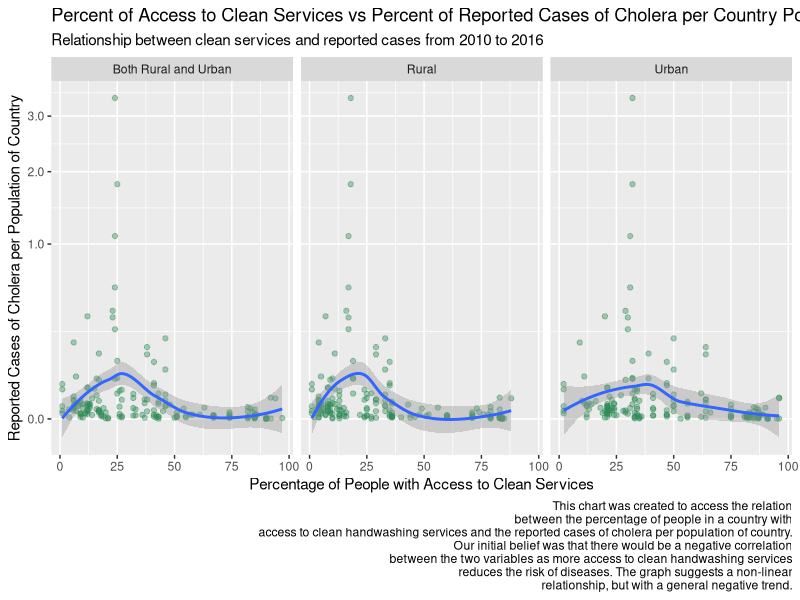
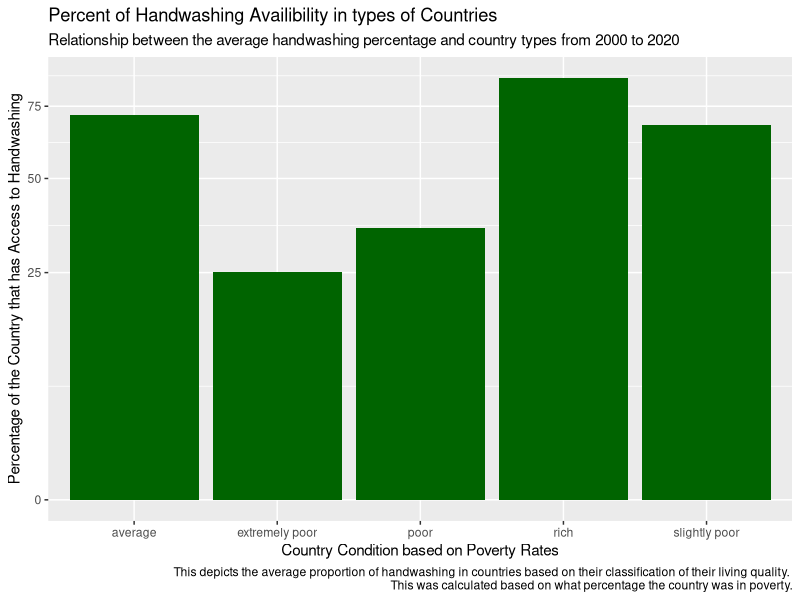

The R source for these figures, in order: (Note: this script raises an error after producing the figures.)
## ---- chunk 1
knitr::opts_chunk$set(echo = FALSE)
library(dplyr)
library(ggplot2)
library(stringr)
library(tidyr)
library(data.table)
library(knitr)

## ---- chunk 2
  #Cholera data
cholera <- read.csv("../data/data_cholera_infection_rate.csv")

#Handwashing data
handwash <- read.csv("../data/data_handwash.csv")

#Population data
population <- read.csv("../data/data_country_population.csv")

#Diarrhea data
diarrhea <- read.csv("../data/data_diarrhea_death_rate.csv")

#Poverty data
poverty <- read.csv("../data/data_poverty.csv")

handwash <- read.csv("../data/data_handwash.csv")
## ---- chunk 3
  #Convert Years to rows
population_filtered <- select(population, -c(Country.Code, Indicator.Name, Indicator.Code)) %>%
                      gather("Year", "Population", -Country.Name)%>%
                      rename(Country =Country.Name)
#Rename columns for handwash
handwash_filtered <- slice(handwash,3:n())
names(handwash_filtered) <-  paste0(names(handwash_filtered), ",") %>%
                               str_replace("\\.1,", ", Urban") %>%
                          str_replace("\\.2,", ", Rural") %>%
                          str_replace("\\,$", ", Both Rural and Urban")
#Remove Years to actual years
population_filtered$Year <- strtoi(str_replace(population_filtered$Year, "X", ""))
#Convert handwash years to rows
handwash_filtered <- rename(handwash_filtered, Countries = "X, Both Rural and Urban") %>%
                      gather("Year_and_type", "Percent", -Countries) %>%
                    separate("Year_and_type", into = c("Year","Urban_Rural_or_Both"), sep = ", ")%>%
                    rename(Country = Countries)
#Convert Percentages to integers
#String to integer function is from:
#https://www.tutorialkart.com/r-tutorial/r-convert-string-to-integer/#:~:text=To%20convert%20String%20to%20Integer%20in%20R%20programming%2C%20call%20strtoi,respect%20to%20the%20specified%20base.
handwash_filtered$Percent <- strtoi(handwash_filtered$Percent)
handwash_filtered <- filter(handwash_filtered, !is.na(handwash_filtered$Percent))
#Convert Year to actual years
handwash_filtered$Year <- strtoi(str_replace(handwash_filtered$Year, "X", ""))
#Join handwash_filtered and cholera and filter for max date
handwash_and_cholera <- inner_join(handwash_filtered, cholera) %>% filter(Year == max(Year))
#Value 1
maximum_proportion_handwash <- handwash_and_cholera %>%filter(Percent == max(Percent)) %>%
  pull(Percent)
maximum_proportion_handwash <- maximum_proportion_handwash[1]
#Value 2
max_prop_how_many <-  handwash_and_cholera %>% filter(Percent == max(Percent)) %>%
  pull(Country)
max_prop_how_many <- length(max_prop_how_many)
#Value 3
avg_prop_poverty <- round((mean(na.omit(poverty$percPoverty))), digits = 2)
#Value 4
median_cholera_cases  <- round(median(handwash_and_cholera$Number.of.reported.cases.of.cholera, na.rm =TRUE), digits = 2)
#Value 5
minimum_proportion_handwash <-  handwash_and_cholera %>% filter(Percent == min(Percent)) %>%
  pull(Percent)
minimum_proportion_handwash <- minimum_proportion_handwash[1]
#Value 6
min_prop_how_many <-  handwash_and_cholera %>% filter(Percent == min(Percent)) %>%
  pull(Country)
min_prop_how_many <- length(min_prop_how_many)
#Summary list function
summary_list <- list()
summary_list$maximum_proportion_handwash <- maximum_proportion_handwash
summary_list$max_prop_how_many <- max_prop_how_many
summary_list$avg_prop_poverty <- avg_prop_poverty
summary_list$median_cholera_cases <- median_cholera_cases
summary_list$minimum_proportion_handwash <-minimum_proportion_handwash
summary_list$min_prop_how_many <- min_prop_how_many
summary_list$avg_cholera_cases <- round(mean(handwash_and_cholera$Number.of.reported.cases.of.cholera, na.rm =TRUE), digits = 2)
## ---- chunk 4
highest_poverty <- poverty %>%
  group_by(country)%>%
  filter(percPoverty >= 50.0)
table <- as.data.table(highest_poverty)
kable(table)
 
## ---- chunk 5
  #Convert Years to rows
population_filtered <- select(population, -c(Country.Code, Indicator.Name, Indicator.Code)) %>%
                      gather("Year", "Population", -Country.Name)%>%
                      rename(Country =Country.Name)
#Rename columns for handwash
handwash_filtered <- slice(handwash,3:n())
names(handwash_filtered) <-  paste0(names(handwash_filtered), ",") %>%
                               str_replace("\\.1,", ", Urban") %>%
                          str_replace("\\.2,", ", Rural") %>%
                          str_replace("\\,$", ", Both Rural and Urban")

#Remove Years to actual years
population_filtered$Year <- strtoi(str_replace(population_filtered$Year, "X", ""))

#Convert handwash years to rows
handwash_filtered <- rename(handwash_filtered, Countries = "X, Both Rural and Urban") %>%
                      gather("Year_and_type", "Percent", -Countries) %>%
                    separate("Year_and_type", into = c("Year","Urban_Rural_or_Both"), sep = ", ")%>%
                    rename(Country = Countries)

#Convert Percentages to integers
#String to integer function is from:
#https://www.tutorialkart.com/r-tutorial/r-convert-string-to-integer/#:~:text=To%20convert%20String%20to%20Integer%20in%20R%20programming%2C%20call%20strtoi,respect%20to%20the%20specified%20base.
handwash_filtered$Percent <- strtoi(handwash_filtered$Percent)
handwash_filtered <- filter(handwash_filtered, !is.na(handwash_filtered$Percent))

#Convert Year to actual years
handwash_filtered$Year <- strtoi(str_replace(handwash_filtered$Year, "X", ""))

#Join handwash_filtered and cholera
handwash_and_cholera <- inner_join(handwash_filtered, cholera)

#Join handwash_and_cholera with population_filtered, and
#create Proportion for Cholera Cases divided by Proportion of Sanitation
final_dataframe <- inner_join(handwash_and_cholera, population_filtered) %>%
                    mutate(cases_per_population = Number.of.reported.cases.of.cholera / Population * 100) %>%
                    filter(Year == 2016 | Year == 2015 | Year == 2014 | Year ==2013 | Year == 2012 | Year == 2011| Year == 2010 )

#Make our ggplot2 chart
chart_1 <- ggplot(data = final_dataframe, aes(x = Percent, y = cases_per_population)) +
                    geom_point(alpha = .4, color = "seagreen") +
                    geom_smooth()+facet_wrap(~Urban_Rural_or_Both) +
                    xlab("Percentage of People with Access to Clean Services") +
                    ylab("Reported Cases of Cholera per Population of Country") +
                  # I got the scales::comma lable from:
                  #https://stackoverflow.com/questions/52602503/display-an-axis-value-in-millions-in-ggplot
                  #Square root scale is from:
                  #https://ggplot2-book.org/scales-guides.html
                    scale_y_sqrt(labels = scales::comma) +
                    labs(title = "Percent of Access to Clean Services vs Percent of Reported Cases of Cholera per Country Population",
                        subtitle = "Relationship between clean services and reported cases from 2010 to 2016",
                        caption = "This chart was created to access the relation
                        between the percentage of people in a country with
                        access to clean handwashing services and the reported cases of cholera per population of country.
                        Our initial belief was that there would be a negative correlation
                        between the two variables as more access to clean handwashing services
                        reduces the risk of diseases. The graph suggests a non-linear
                        relationship, but with a general negative trend.")


chart_1


## ---- chunk 6
library(dplyr)
library(ggplot2)
library(stringr)
library(tidyr)



handwash_filtered <- slice(handwash,3:n())
names(handwash_filtered) <-  paste0(names(handwash_filtered), ",") %>%
  str_replace("\\.1,", ", Urban") %>%
  str_replace("\\.2,", ", Rural") %>%
  str_replace("\\,$", ", Both Rural and Urban")

#Convert handwash years to rows
handwash_filtered <- rename(handwash_filtered, Countries = "X, Both Rural and Urban") %>%
  gather("Year_and_type", "Percent", -Countries) %>%
  separate("Year_and_type", into = c("Year","Urban_Rural_or_Both"), sep = ", ")%>%
  rename(Country = Countries)

#Convert Percentages to integers
#String to integer function is from:
#https://www.tutorialkart.com/r-tutorial/r-convert-string-to-integer/#:~:text=To%20convert%20String%20to%20Integer%20in%20R%20programming%2C%20call%20strtoi,respect%20to%20the%20specified%20base.
handwash_filtered$Percent <- strtoi(handwash_filtered$Percent)
handwash_filtered <- filter(handwash_filtered, !is.na(handwash_filtered$Percent))

#Convert Year to actual years
handwash_filtered$Year <- strtoi(str_replace(handwash_filtered$Year, "X", ""))



handwash_filtered <- slice(handwash,3:n())
names(handwash_filtered) <-  paste0(names(handwash_filtered), ",") %>%
  str_replace("\\.1,", ", Urban") %>%
  str_replace("\\.2,", ", Rural") %>%
  str_replace("\\,$", ", Both Rural and Urban")

#Convert handwash years to rows
handwash_filtered <- rename(handwash_filtered, Countries = "X, Both Rural and Urban") %>%
  gather("Year_and_type", "Percent", -Countries) %>%
  separate("Year_and_type", into = c("Year","Urban_Rural_or_Both"), sep = ", ")%>%
  rename(Country = Countries)

#Convert Percentages to integers
#String to integer function is from:
#https://www.tutorialkart.com/r-tutorial/r-convert-string-to-integer/#:~:text=To%20convert%20String%20to%20Integer%20in%20R%20programming%2C%20call%20strtoi,respect%20to%20the%20specified%20base.
handwash_filtered$Percent <- strtoi(handwash_filtered$Percent)
handwash_filtered <- filter(handwash_filtered, !is.na(handwash_filtered$Percent))

#Convert Year to actual years
handwash_filtered$Year <- strtoi(str_replace(handwash_filtered$Year, "X", ""))


poverty_df <- data.frame(poverty$percPoverty, poverty)
poverty_df <- data.frame(poverty_df$percPoverty, poverty)
poverty_df$percPoverty <- as.double(poverty_df$percPoverty)


handwash_df <- handwash_filtered %>% mutate(no = (100 - handwash_filtered$Percent)) 


poverty.df <- poverty_df %>% mutate(
  country_type = ifelse(poverty_df$percPoverty  < 10,"rich", ifelse(poverty_df$percPoverty < 20 & poverty_df$percPoverty > 10,  
                                                                    "average", ifelse(poverty_df$percPoverty < 30 & poverty_df$percPoverty > 20, "slightly poor", ifelse(poverty_df$percPoverty < 40 & 
                                                                                                                                                                           poverty_df$percPoverty > 30, "poor", "extremely poor"))))
)

poverty.df <- poverty.df %>% 
  rename("Country" = "country")

merge <- inner_join(poverty.df, handwash_df)


merge <- merge %>%group_by(country_type) %>%
  summarise(Percent = mean(Percent))
merge <- arrange(merge, Percent)

merge %>%filter(!is.na(country_type))


poverty_df <- data.frame(poverty$percPoverty, poverty)
poverty_df <- data.frame(poverty_df$percPoverty, poverty)
poverty_df$percPoverty <- as.double(poverty_df$percPoverty)


handwash_df <- handwash_filtered %>% mutate(no = (100 - handwash_filtered$Percent)) 


poverty.df <- poverty_df %>% mutate(
country_type = ifelse(poverty_df$percPoverty  < 10,"rich", ifelse(poverty_df$percPoverty < 20 & poverty_df$percPoverty > 10,  
    "average", ifelse(poverty_df$percPoverty < 30 & poverty_df$percPoverty > 20, "slightly poor", ifelse(poverty_df$percPoverty < 40 & 
    poverty_df$percPoverty > 30, "poor", "extremely poor"))))
 )

poverty.df <- poverty.df %>% 
  rename("Country" = "country")

merge <- inner_join(poverty.df, handwash_df)



merge <- merge %>%group_by(country_type) %>%
summarise(Percent = mean(Percent))
merge <- arrange(merge, Percent)

merge %>%filter(!is.na(country_type))

p<-ggplot(data= na.omit(merge), aes(x=country_type, y=Percent)) +
  geom_bar(stat="identity", fill = " dark green") +
 
  xlab("Country Condition based on Poverty Rates") +
  ylab("Percentage of the Country that has Access to Handwashing") +
   scale_y_sqrt(labels = scales::comma)  +
  labs(title = "Percent of Handwashing Availibility in types of Countries", 
       subtitle = "Relationship between the average handwashing percentage and country types from 2000 to 2020", 
       caption = "This depicts the average proportion of handwashing in countries based on their classification of their living quality. 
       This was calculated based on what percentage the country was in poverty." )
p




## ---- chunk 7
# total handwashing with soap
# 
# library(dplyr)
install.packages("ggplot2")
library(ggplot2)
library(stringr)


# total handwashing with soap

total_handwashing <- handwash %>%
  select('...1', `2020...2`, `2019...5`, `2018...8`, `2017...11`, `2016...14`, `2015...17`, `2014...20`, `2013...23`, `2012...26`, `2011...29`, `2010...32`, `2009...35`, `2008...38`, `2007...41`, `2006...44`, `2005...47`, `2004...50`, `2003...53`, `2002...56`, `2001...59`)
  
total_handwashing<- rename(total_handwashing, countries = '...1')
total_handwashing <- rename( total_handwashing, '2020' = '2020...2', '2019' = `2019...5`,  '2018' = `2018...8`, '2017' = `2017...11`,  '2016' = `2016...14`, '2015' = `2015...17`, '2014' = `2014...20`, '2013' = `2013...23`, '2012' = `2012...26`, '2011' = `2011...29`, '2010' = `2010...32`, '2009' = `2009...35`, '2008' = `2008...38`, '2007' = `2007...41`, '2006' = `2006...44`, '2005' = `2005...47`, '2004' = `2004...50`, '2003' = `2003...53`, '2002' = `2002...56`, '2001' = `2001...59` )
View(total_handwashing)

total_handwashing = total_handwashing[-1, ]

total_handwashing <- total_handwashing %>%
  pivot_longer(-c('countries'), names_to = "date", values_to = "total_percentage")
View(total_handwashing)

total_handwashing = total_handwashing[-1:-20, ]

total_handwashing <- na.omit(total_handwashing)
View(total_handwashing)

total_handwashing$total_percentage <- strtoi(total_handwashing$total_percentage)
total_handwashing$date <- strtoi(total_handwashing$date)

total_handwashing <- total_handwashing %>%
  group_by(countries, date) %>%
  summarise(total_percentage = sum(total_percentage)) %>%
  ungroup()

total_handwashing <- total_handwashing %>%
  group_by(date) %>%
  summarise(total_percentage = mean(total_percentage))


total_handwashing_plot <- total_handwashing %>%
  ggplot(aes(x = date, y = total_percentage)) + 
  geom_line(alpha = .4, color = "seagreen") + 
  xlab("Date") +
  ylab("Percentage of People with Access to Handwashing Services") +
  scale_y_sqrt(labels = scales::comma) + 
  labs(title = "Average total percentage of Handwashing Access per Year",
       subtitle = "Relationship between Handwashing Service Aaccessibility and Date",
       caption = " This chart was created to determine the correlation between handwashing access and time.
                  This will help people visualize how handwashing access has developed over the past years.
                  We initially thought that the graph would show very visible positive growth, however,
                  we can now see how their are quite a few dips in the chart that we did not expect.It is observed
                  how the chart does seem to be levelling out in the recent years. This answers our 
                  question #2 of if access to handwashing services has increased over time.")
